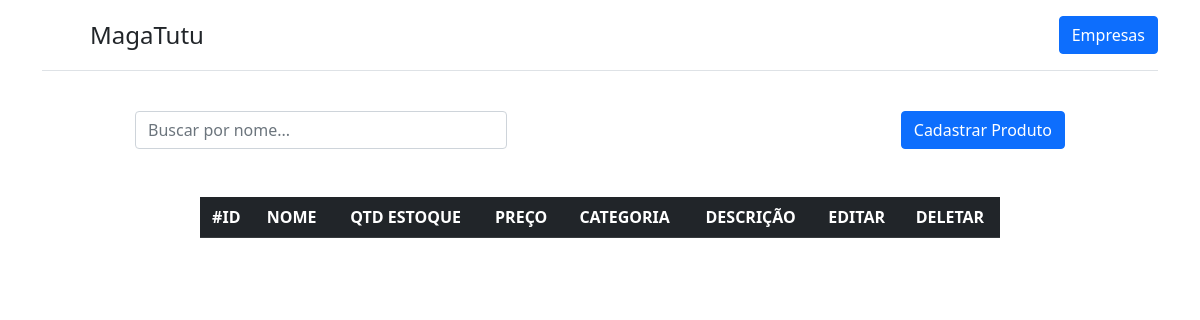
Before: /empresa/3/ with the older database file.
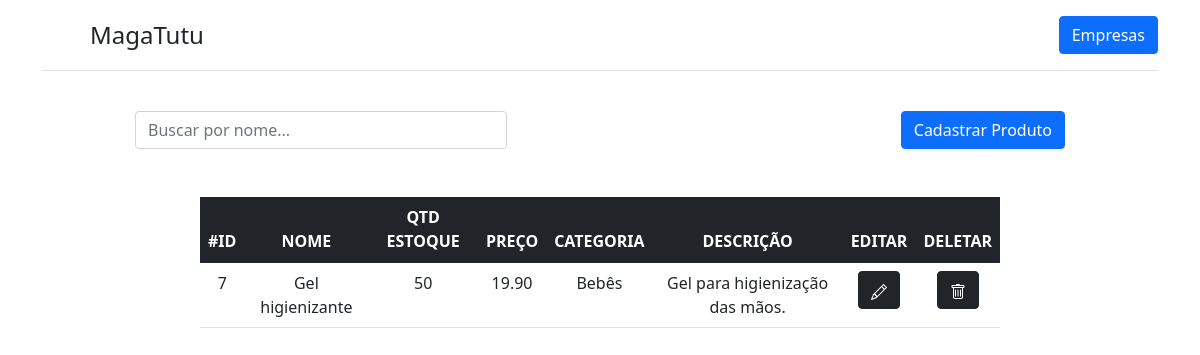
After: the same page with the newer database file.
### app/models.py (models this page shows)
class Produtos(models.Model):
    nome = models.CharField(max_length=100)
    descricao = models.CharField(max_length=1000)
    qtde_estoque = models.IntegerField()
    preco = models.DecimalField(max_digits=9, decimal_places=2)
    empresa = models.ForeignKey(Empresas, on_delete=models.CASCADE)
    categoria = models.ForeignKey(Categorias, on_delete=models.CASCADE)

class Categorias(models.Model):
    nome = models.CharField(max_length=100)

### app/views.py (the view)
# urls.py: path('empresa/<int:pk>/',views.listarProdutosdaEmpresa, name='empresa'),
def listarProdutosdaEmpresa(request,pk):
    data = {}
    buscarNome = request.GET.get('buscar-nome-produto')
    produtosdaEmpresa = models.Produtos.objects.filter(empresa_id = pk)
    if buscarNome:
        data['produtos'] = produtosdaEmpresa.filter(nome__icontains = buscarNome)
    else:
        data = {
            "produtos": produtosdaEmpresa,
            "empresa": pk
        }
    return render(request,"empresa.html", data)

### app/templates/empresa.html (shortened to what this page needs)
<!DOCTYPE html>
<html lang="pt-br">
<head>
  <link href="https://cdn.jsdelivr.net/npm/bootstrap@5.1.1/dist/css/bootstrap.min.css" rel="stylesheet"
>
</head>
<body>
  <div class="container">
    <header class="d-flex flex-wrap justify-content-center py-3 mb-4 border-bottom">
      <a href="/" class="d-flex align-items-center mb-3 mb-md-0 me-md-auto text-dark text-decoration-none">
        <svg class="bi me-2" width="40" height="32">
          <use xlink:href="#bootstrap" />
        </svg>
        <span class="fs-4">MagaTutu</span>
      </a>
      <a class="btn btn-primary" href="/empresas" role="button">Empresas</a>
    </header>
  </div>
  <div class="container d-flex">
    <div class="col-4 m-auto pt-3 pb-2 text-center">
      <form action="" method="GET">
        <input type="text" id="buscar-nome-produto" name="buscar-nome-produto" placeholder="Buscar por nome..."
          class="form-control">
      </form>
    </div>
    <div class="col-4 m-auto pt-3 pb-2 text-end">
      <a class="btn btn-primary" href="/cadastrar-produto/{{empresa}}" role="button">Cadastrar Produto</a>
    </div>
  </div>
  <br>
  <div class="col-8 m-auto pt-3 pb-2 text-center">
    <table class="table">
      <thead class="table-dark">
        <tr>
          <th scope="col">#ID</th>
          <th scope="col">NOME</th>
          <th scope="col">QTD ESTOQUE</th>
          <th scope="col">PREÇO</th>
          <th scope="col">CATEGORIA</th>
          <th scope="col">DESCRIÇÃO</th>
          <th scope="col">EDITAR</th>
          <th scope="col">DELETAR</th>
        </tr>
      </thead>
      <tbody>
        {% for produto in produtos %}
        <tr>
          <td>{{ produto.id }}</td>
          <td>{{ produto.nome }}</td>
          <td>{{ produto.qtde_estoque }}</td>
          <td>{{ produto.preco }}</td>
          <td>{{ produto.categoria.nome }}</td>
          <td>{{ produto.descricao }}</td>
          <td>
            <a href="/editar-produto/{{ produto.id }}" class="btn btn-dark">
            </a>
          </td>
          <td>
            <a href="/deletar-produto/{{ produto.id }}" class="btn btn-dark">
            </a>
          </td>
        </tr>
        {% endfor %}
      </tbody>
    </table>
  </div>
</body>
</html>

Changed rows visible on the page:
added Produtos: id "7", nome "Gel higienizante", qtde_estoque "50", preco "19.90", categoria.nome "Bebês", descricao "Gel para higienização das mãos."
